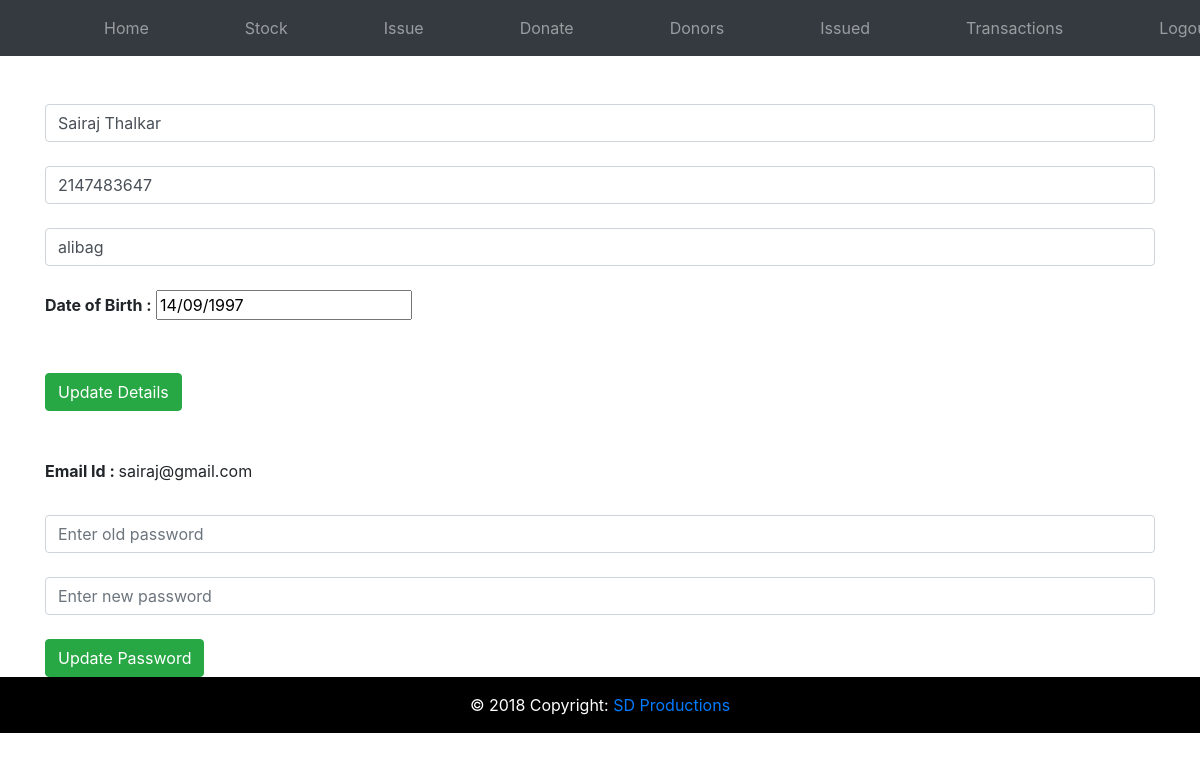
/accountp.php (signed in), run on the app's committed database.
### tables this page shows
CREATE TABLE `blooduser` (
  `id` int(10) NOT NULL,
  `name` varchar(30) NOT NULL,
  `phone` int(11) NOT NULL,
  `email` varchar(30) NOT NULL,
  `DOB` varchar(10) NOT NULL,
  `addr` varchar(100) NOT NULL,
  `username` varchar(30) NOT NULL,
  `passwd` varchar(20) NOT NULL
);

### accountp.php (the view, shortened to what this page needs)
<!DOCTYPE html>
<html lang="en" dir="ltr">
<head>
  <link rel="stylesheet" href="index.css" type="text/css">
  <link rel="stylesheet" href="https://stackpath.bootstrapcdn.com/bootstrap/4.1.3/css/bootstrap.min.css">
</head>
  <body>
    <header>
      <nav class="navbar navbar-expand-md navbar-dark bg-dark ">
          <ul class="navbar-nav">
            <li class="nav-item"> <a href="homepage.php" class="nav-link"> Home </a> </li>
              <li class="nav-item"> <a href="stock.php" class="nav-link"> Stock </a> </li>
            <li class="nav-item"> <a href="issue.php" class="nav-link"> Issue </a> </li>
            <li class="nav-item"> <a href="donate.php" class="nav-link"> Donate </a> </li>
            <?php
            if (isset($_SESSION['id'])) {
              if ($_SESSION['id'] == 1) {
                echo "<li class='nav-item'> <a href='donor.php' class='nav-link'>Donors</a> </li>";
                echo "<li class='nav-item'> <a href='issued.php' class='nav-link'>Issued</a> </li>";
              }
            }
            if (isset($_SESSION['id'])) {
              if ($_SESSION['id'] !== 1) {
                echo "<li class='nav-item'> <a href='transaction.php' class='nav-link'>Transactions</a> </li>";
              }
            }
             ?>
            <li class="nav-item"> <a href="logout.php" class="nav-link"> Logout</a> </li>
          </ul>
      </nav>
     </header>
     <div class="container">
       <?php
             include 'dbh.php';
             $id = $_SESSION['id'];
             $sql = "SELECT * FROM blooduser WHERE id = $id ";
             $newrecords = mysqli_query($conn,$sql);
             $result = mysqli_fetch_assoc($newrecords);
     echo"  <form  action='update.php' method='POST'>
         <br><br><input type='text' class='form-control' placeholder='Enter full name' name='fname' value='".ucwords($result['name'])."'>
         <br>
         <input type='text' class='form-control' placeholder='Enter mobile number' name='phn' value='".$result['phone']."'>
         <br>
         <input type='text' class='form-control' placeholder='Enter mobile number' name='addr' value='".$result['addr']."'>
         <br>
         <label><b>Date of Birth : </b></label>
         <input type='text' class='from-control' placeholder='Enter Date of Birth' name='dob' value='".$result['DOB']."'><br>
             <div class='signupbutton'>
               <br><br>
               <button type='submit' class='btn btn-success' name='sub' value='submit'>Update Details</button>
             </div>
             </form>
             <br><br>
             <label><b>Email Id : </b>".$result['email']."</label>
             <br><br>
             <form class='' action='updatep.php' method='post'>
               <input type='password' class='form-control' placeholder='Enter old password' name='oldp'><br>
               <input type='password' class='form-control' placeholder='Enter new password' name='newp'><br>
               <button type='submit' class='btn btn-success ' name='subpass' value='submit'>Update Password</button><br>
             </form>
             ";
        ?>
     </div>
     <?php
     include 'footer.php';
      ?>
   </body>
 </html>

### index.css (style rules this page uses)
.navbar li { padding-left: 80px; }

### data on the page
blooduser: fname "Sairaj Thalkar", phn "2147483647", addr "alibag", dob "14/09/1997", email "sairaj@gmail.com"
